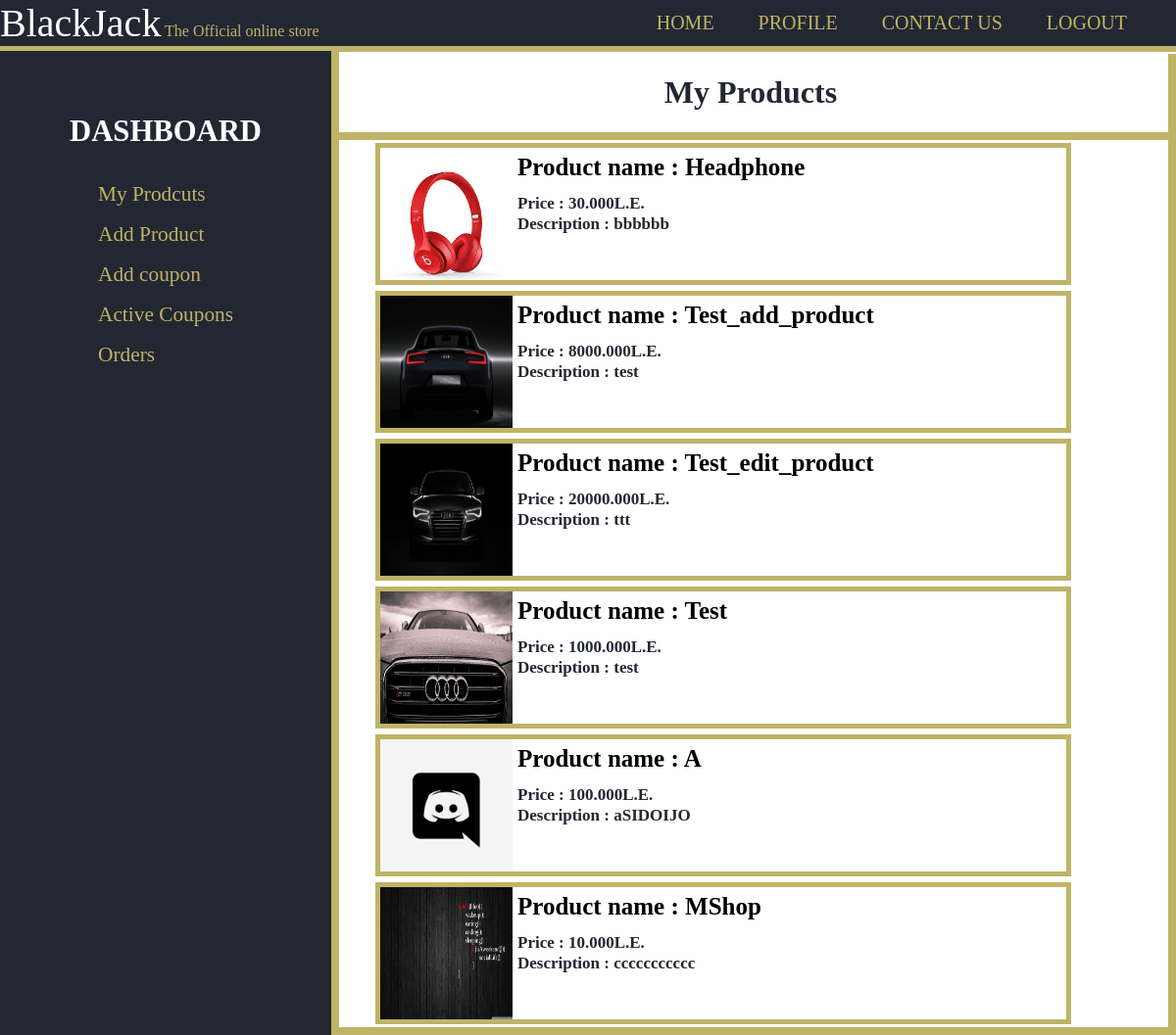
Before: /shop/ (signed in) with the older database file.
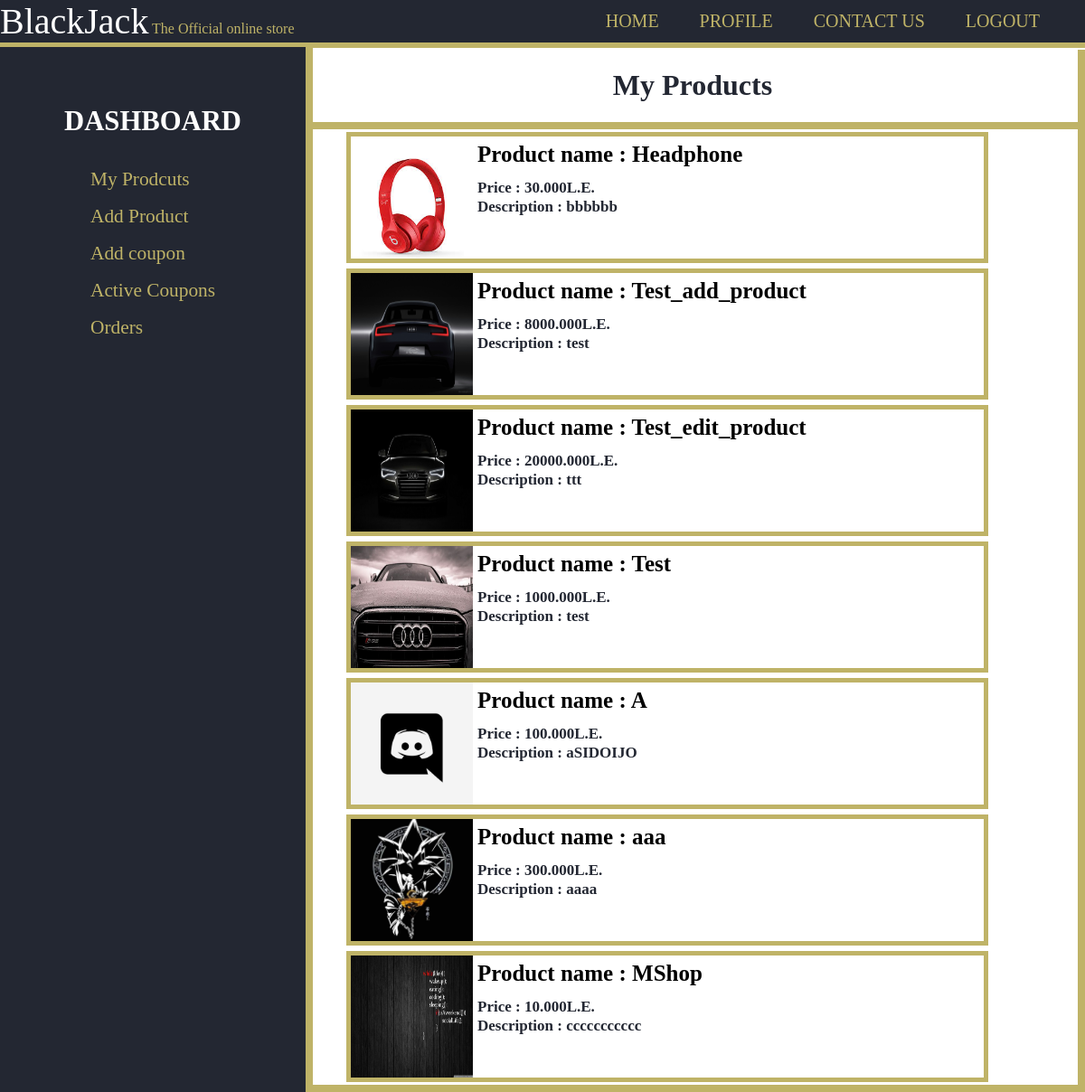
After: the same page with the newer database file.
### products/models.py (models this page shows, shortened)
class Product(models.Model):
    id = models.UUIDField(primary_key=True, default=uuid.uuid4, editable=False)
    name = models.CharField(max_length=100)
    price = models.DecimalField(max_digits=7,decimal_places=2)
    description = models.TextField(blank=True)
    remaininginstock = models.PositiveSmallIntegerField(default=1)
    featured = models.BooleanField(default=False)
    image = models.ImageField(null=True,blank=True,upload_to='product_images/')
    shop = models.ForeignKey('shop.Shop',on_delete=models.CASCADE)
    reviews = models.ManyToManyField(Review, blank=True, related_name="reviews")

### shop/views.py (the view)
# urls.py: path('',views.dashboard,name='shopdashboard'),
@login_required
def dashboard(request):
    preferred_currency=get_preffered_currency(request)
    currency_ratio=get_currency_ratio(request)
    if request.user.shop:
        return render(request,'shop/Dashboard.html',{
            'shop':request.user.shop,
            'products' : request.user.shop.products.all(),
            'currency_ratio':currency_ratio,
            'currency_symbol':currency_symbols[preferred_currency]
        })
    else:
        return render(request,'shop/not_a_seller.html')

### shop/views.py (called while the page is built)
def get_currency_ratio(request):
    if not request.user.is_authenticated:
        return 1
    preferred_currency=request.user.preferred_currency
    if preferred_currency=='EGP':
        return 1
    else:
        return requests.get('https://free.currconv.com/api/v7/convert',{'apiKey':config('API_KEY'),'q':'EGP'+'_'+preferred_currency,'compact':'ultra'}).json()['EGP'+'_'+preferred_currency]

def get_preffered_currency(request):
    if not request.user.is_authenticated:
        return 'EGP'
    return request.user.preferred_currency

### shop/templates/shop/Dashboard.html (shortened to what this page needs)
{% extends 'shop/layout.html' %}
{% load mathfilters %}
{% block name %}My Products{% endblock %}
{% block body %}
  <div id="items">
    <div class="itemscontainer">
        {% for product in products %}
        <div class="item" title="{{ product.name }}">
          <img src="{{ product.image.url }}" height="135" width="135">
          <p style="font-size:25px; font-weight:bold; position:relative; top:5px;"><a href="{% url 'editproduct' product.id %}">Product name : {{ product.name }}</a></p>
          <p><span style="font-weight:bold;">Price : </span> {{product.price|mul:currency_ratio|floatformat:3}}{{currency_symbol}}</p>
          <p><span style="font-weight:bold;">Description : </span> {{product.description}}</p>
        </div>
        {% endfor %}
    </div>
  </div>
{% endblock %}

Changed rows visible on the page:
added Product: image (placeholder picture), name "aaa", price|mul "300.000", currency_symbol "L.E.", description "aaaa"
